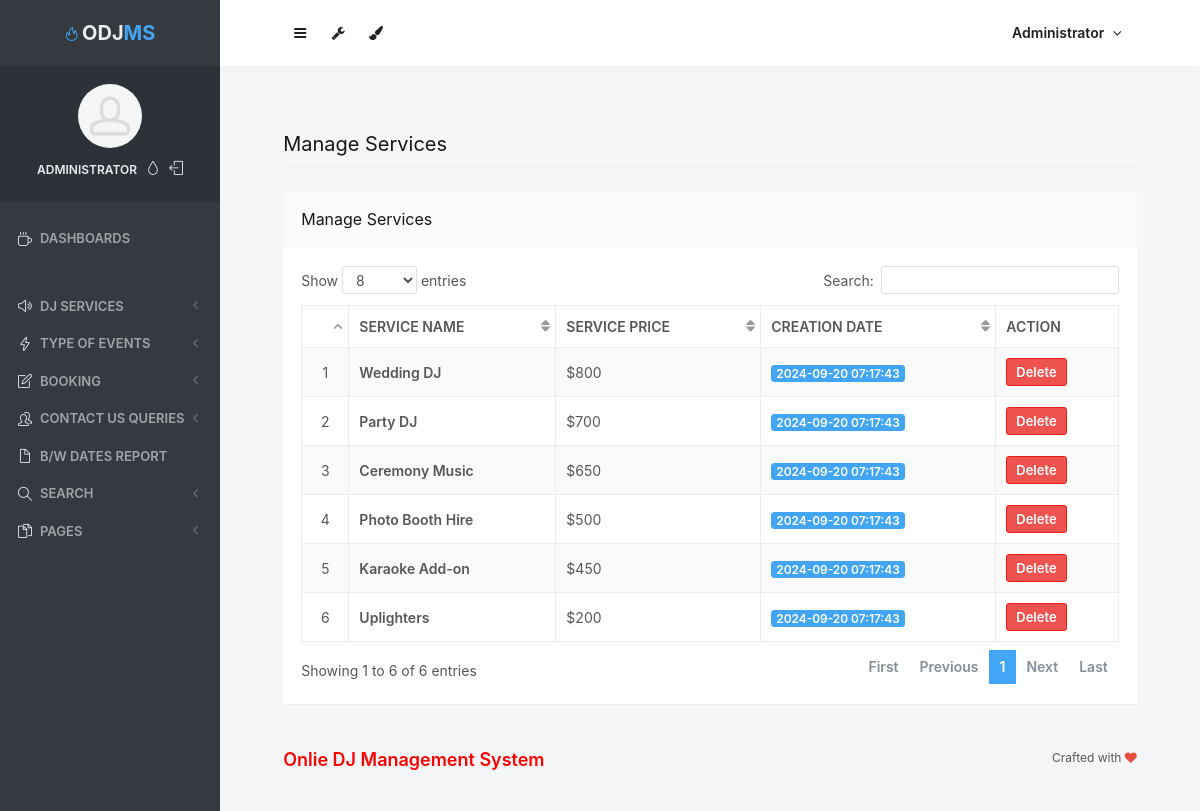
Screenshot of /admin/manage-services.php (signed in) with the database file from the repository.
### tables this page shows
CREATE TABLE `tblservice` (
  `ID` int(10) NOT NULL,
  `ServiceName` varchar(200) DEFAULT NULL,
  `SerDes` varchar(250) NOT NULL,
  `ServicePrice` varchar(200) DEFAULT NULL,
  `CreationDate` timestamp NULL DEFAULT current_timestamp()
);

### admin/manage-services.php (the view, shortened to what this page needs)
<?php
include('includes/dbconnection.php');
if (strlen($_SESSION['odmsaid']==0)) {
  header('location:logout.php');
  } else{
  ?>
<!doctype html>
<html lang="en" class="no-focus">
    <head>
        <link rel="stylesheet" href="assets/js/plugins/datatables/dataTables.bootstrap4.min.css">
        <link rel="stylesheet" id="css-main" href="assets/css/codebase.min.css">
    </head>
    <body>
        <div id="page-container" class="sidebar-o sidebar-inverse side-scroll page-header-fixed main-content-narrow">
           <?php include_once('includes/sidebar.php');?>
          <?php include_once('includes/header.php');?>
            <main id="main-container">
                <div class="content">
                    <h2 class="content-heading">Manage Services</h2>
                    <div class="block">
                        <div class="block-header block-header-default">
                            <h3 class="block-title">Manage Services</h3>
                        </div>
                        <div class="block-content block-content-full">
                            <table class="table table-bordered table-striped table-vcenter js-dataTable-full-pagination">
                                <thead>
                                    <tr>
                                        <th class="text-center"></th>
                                        <th>Service Name</th>
                                        <th class="d-none d-sm-table-cell">Service Price</th>
                                        <th class="d-none d-sm-table-cell">Creation Date</th>
                                        <th class="d-none d-sm-table-cell" style="width: 15%;">Action</th>
                                       </tr>
                                </thead>
                                <tbody>
                                    <?php
$sql="SELECT * from tblservice";
$query = $dbh -> prepare($sql);
$query->execute();
$results=$query->fetchAll(PDO::FETCH_OBJ);
$cnt=1;
if($query->rowCount() > 0)
{
foreach($results as $row)
{               ?>
                                    <tr>
                                        <td class="text-center"><?php echo htmlentities($cnt);?></td>
                                        <td class="font-w600"><?php  echo htmlentities($row->ServiceName);?></td>
                                        <td class="d-none d-sm-table-cell">$<?php  echo htmlentities($row->ServicePrice);?></td>
                                        <td class="d-none d-sm-table-cell">
                                            <span class="badge badge-primary"><?php  echo htmlentities($row->CreationDate);?></span>
                                        </td>
                                         <td class="d-none d-sm-table-cell"><a href="manage-services.php?delid=<?php echo ($row->ID);?>" onclick="return confirm('Do you really want to Delete ?');" class="btn btn-danger btn-sm">Delete</a></td>
                                    </tr>
                                    <?php $cnt=$cnt+1;}} ?>
                                </tbody>
                            </table>
                        </div>
                    </div>
                </div>
            </main>
           <?php include_once('includes/footer.php');?>
        </div>
    </body>
</html>
<?php }  ?>

### admin/includes/sidebar.php (shortened to what this page needs)
     <?php
include('includes/dbconnection.php');
if (strlen($_SESSION['odmsaid']==0)) {
  header('location:logout.php');
  } else{
  ?>
   <nav id="sidebar">
                <div id="sidebar-scroll">
                    <div class="sidebar-content">
                        <div class="content-header content-header-fullrow px-15">
                            <div class="content-header-section text-center align-parent sidebar-mini-hidden">
                                <div class="content-header-item">
                                    <a class="link-effect font-w700" href="dashboard.php">
                                        <i class="si si-fire text-primary"></i>
                                        <span class="font-size-xl text-dual-primary-dark">ODJ</span><span class="font-size-xl text-primary">MS</span>
                                    </a>
                                </div>
                            </div>
                        </div>
                        <div class="content-side content-side-full content-side-user px-10 align-parent">
                            <div class="sidebar-mini-hidden-b text-center">
                                <a class="img-link" href="be_pages_generic_profile.html">
                                    <img class="img-avatar" src="assets/img/avatars/avatar15.jpg" alt="">
                                </a>
                                <ul class="list-inline mt-10">
                                    <?php
$aid=$_SESSION['odmsaid'];
$sql="SELECT AdminName from  tbladmin where ID=:aid";
$query = $dbh -> prepare($sql);
$query->bindParam(':aid',$aid,PDO::PARAM_STR);
$query->execute();
$results=$query->fetchAll(PDO::FETCH_OBJ);
$cnt=1;
if($query->rowCount() > 0)
{
foreach($results as $row)
{               ?>
                                    <li class="list-inline-item">
                                        <a class="link-effect text-dual-primary-dark font-size-xs font-w600 text-uppercase" href="admin-profile.php"><?php  echo $row->AdminName;?></a>
                                    </li><?php $cnt=$cnt+1;}} ?>
                                    <li class="list-inline-item">
                                        <a class="link-effect text-dual-primary-dark" data-toggle="layout" data-action="sidebar_style_inverse_toggle" href="admin-profile.php">
                                            <i class="si si-drop"></i>
                                        </a>
                                    </li>
                                    <li class="list-inline-item">
                                        <a class="link-effect text-dual-primary-dark" href="logout.php">
                                            <i class="si si-logout"></i>
                                        </a>
                                    </li>
                                </ul>
                            </div>
                        </div>
                        <div class="content-side content-side-full">
                            <ul class="nav-main">
                                <li class="open">
                                    <a href="dashboard.php"><i class="si si-cup"></i><span class="sidebar-mini-hide">Dashboards</span></a>
                                </li>
                                <li class="nav-main-heading"><span class="sidebar-mini-visible">UI</span><span class="sidebar-mini-hidden"></span></li>
                                <li>
                                    <a class="nav-submenu" data-toggle="nav-submenu"><i class="si si-volume-2"></i><span class="sidebar-mini-hide"></span>DJ Services</a>
                                </li>
                                <li>
                                    <a class="nav-submenu" data-toggle="nav-submenu" href="#"><i class="si si-energy"></i><span class="sidebar-mini-hide">Type of Events</span></a>
                                </li>
                                <li>
                                    <a class="nav-submenu" data-toggle="nav-submenu" href="#"><i class="si si-note"></i><span class="sidebar-mini-hide">Booking</span></a>
                                </li>
                                <li>
                                    <a class="nav-submenu" data-toggle="nav-submenu" href="#"><i class="si si-users"></i><span class="sidebar-mini-hide">Contact Us Queries</span></a>
                                </li>
                                <li>
                                    <a  href="between-dates-report.php"><i class="si si-doc"></i><span class="sidebar-mini-hide">B/w Dates Report</span></a>
                                </li>
                                <li>
                                    <a class="nav-submenu" data-toggle="nav-submenu" href="#"><i class="si si-magnifier"></i><span class="sidebar-mini-hide">Search</span></a>
                                </li>
                               <li>
                                    <a class="nav-submenu" data-toggle="nav-submenu" href="#"><i class="si si-docs"></i><span class="sidebar-mini-hide">Pages</span></a>
                                </li>
                            </ul>
                        </div>
                    </div>
                </div>
            </nav>
           <?php }  ?>

### admin/includes/header.php (shortened to what this page needs)
   <?php
include('includes/dbconnection.php');
if (strlen($_SESSION['odmsaid']==0)) {
  header('location:logout.php');
  } else{
  ?>
            <header id="page-header">
                <div class="content-header">
                    <div class="content-header-section">
                        <button type="button" class="btn btn-circle btn-dual-secondary" data-toggle="layout" data-action="sidebar_toggle">
                            <i class="fa fa-navicon"></i>
                        </button>
                        <div class="btn-group" role="group">
                            <button type="button" class="btn btn-circle btn-dual-secondary" id="page-header-options-dropdown" data-toggle="dropdown" aria-haspopup="true" aria-expanded="false">
                                <i class="fa fa-wrench"></i>
                            </button>
                        </div>
                        <div class="btn-group" role="group">
                            <button type="button" class="btn btn-circle btn-dual-secondary" id="page-header-themes-dropdown" data-toggle="dropdown" aria-haspopup="true" aria-expanded="false">
                                <i class="fa fa-paint-brush"></i>
                            </button>
                        </div>
                    </div>
                    <div class="content-header-section">
                        <div class="btn-group" role="group">
                            <?php
$aid=$_SESSION['odmsaid'];
$sql="SELECT AdminName from  tbladmin where ID=:aid";
$query = $dbh -> prepare($sql);
$query->bindParam(':aid',$aid,PDO::PARAM_STR);
$query->execute();
$results=$query->fetchAll(PDO::FETCH_OBJ);
$cnt=1;
if($query->rowCount() > 0)
{
foreach($results as $row)
{               ?>
                            <button type="button" class="btn btn-rounded btn-dual-secondary" id="page-header-user-dropdown" data-toggle="dropdown" aria-haspopup="true" aria-expanded="false">
                                <?php  echo $row->AdminName;?><i class="fa fa-angle-down ml-5"></i>
                            </button>
                            <?php $cnt=$cnt+1;}} ?>
                        </div>
                    </div>
                </div>
            </header>
            <?php }  ?>

### rows the page displays
tblservice: ServiceName "Wedding DJ", ServicePrice "800", CreationDate "2024-09-20 07:17:43"
tblservice: ServiceName "Party DJ", ServicePrice "700", CreationDate "2024-09-20 07:17:43"
tblservice: ServiceName "Ceremony Music", ServicePrice "650", CreationDate "2024-09-20 07:17:43"
tblservice: ServiceName "Photo Booth Hire", ServicePrice "500", CreationDate "2024-09-20 07:17:43"
tblservice: ServiceName "Karaoke Add-on", ServicePrice "450", CreationDate "2024-09-20 07:17:43"
tblservice: ServiceName "Uplighters", ServicePrice "200", CreationDate "2024-09-20 07:17:43"

### other values shown
$row->AdminName "ADMINISTRATOR"
$row->AdminName "Administrator"
